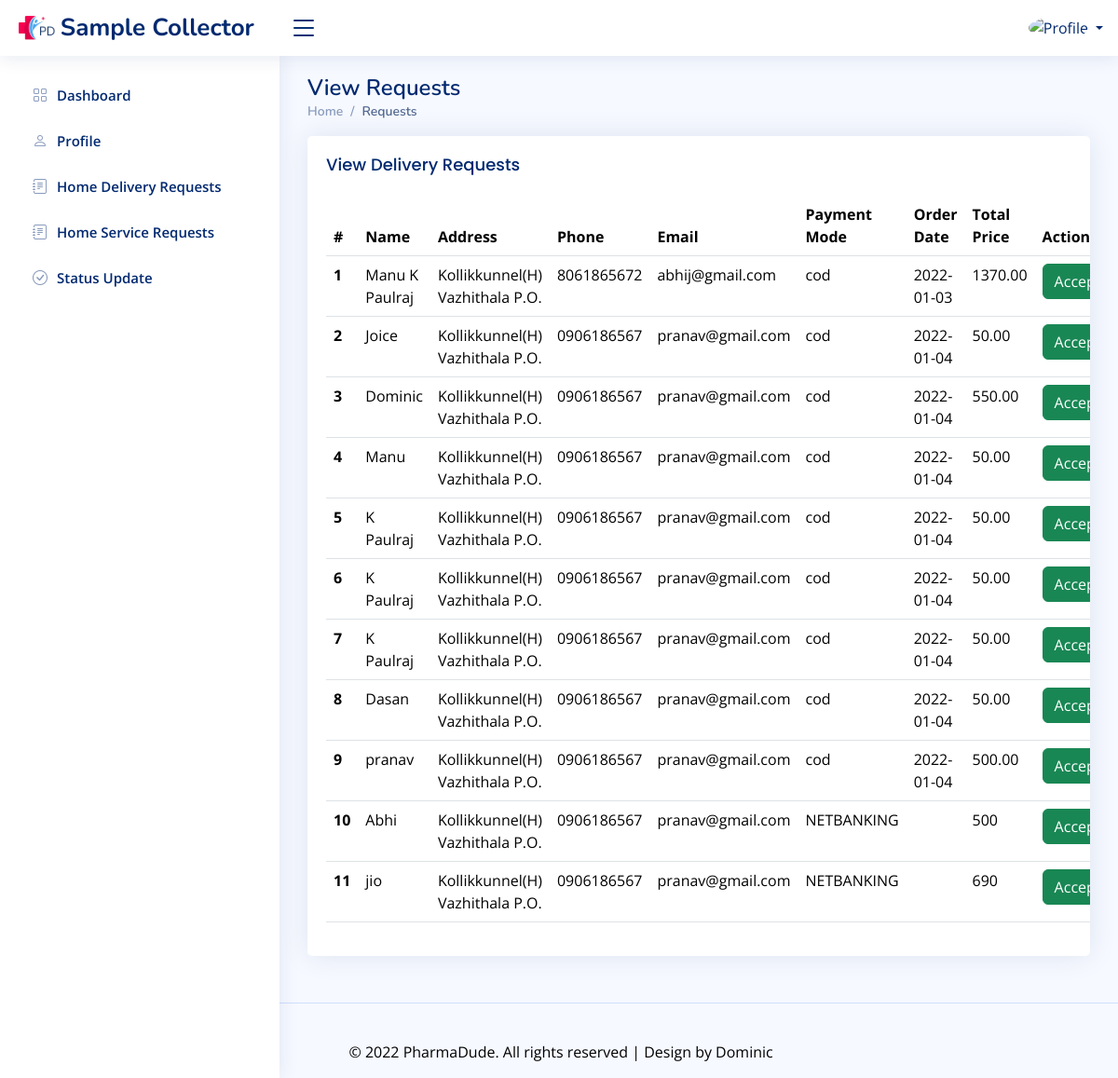
/scollector/hreq.php, run on the app's committed database.
### tables this page shows
CREATE TABLE `orders` (
  `orderid` int(11) NOT NULL,
  `name` varchar(24) NOT NULL,
  `address` varchar(500) NOT NULL,
  `phone` varchar(10) NOT NULL,
  `emailid` varchar(30) NOT NULL,
  `paymentmode` varchar(10) NOT NULL,
  `orderdate` date DEFAULT NULL,
  `status` varchar(2) NOT NULL DEFAULT '0',
  `price` varchar(10) NOT NULL
);

### scollector/hreq.php (the view, shortened to what this page needs)
<?php
require "header.php";
$sql="select * from orders where status=0";
$a=mysqli_query($conn,$sql);
?>
<main id="main" class="main">
  <div class="pagetitle">
    <h1>View Requests</h1>
    <nav>
      <ol class="breadcrumb">
        <li class="breadcrumb-item"><a href="../index.html">Home</a></li>
        <li class="breadcrumb-item active">Requests</li>
      </ol>
    </nav>
  </div>
  <section class="section">
    <div class="row">
      <div class="col-lg-12">
        <div class="card">
          <div class="card-body">
            <h5 class="card-title">View Delivery Requests</h5>
            <table class="table datatable">
              <thead>
                <tr>
                  <th scope="col">#</th>
                  <th scope="col">Name</th>
                  <th scope="col">Address</th>
                  <th scope="col">Phone</th>
                  <th scope="col" >Email</th>
                   <th scope="col">Payment Mode</th>
                  <th scope="col" >Order Date</th>
                  <th scope="col" >Total Price</th>
                  <th scope="col" >Action</th>
                </tr>
              </thead>
              <tbody>
                <?php
                $n=1;
                while($row=mysqli_fetch_assoc($a))
                {
                    $em=$row['orderid'];
                  ?>
                  <tr>
                    <th scope="row"><?php echo $n; $n=$n+1;?></th>
                    <td><?php echo $row['name']?></td>
                    <td><?php echo $row['address']?></td>
                  <td><?php echo $row['phone'];?></td>
                  <td><?php echo $row['emailid'];?></td>
                  <td><?php echo $row['paymentmode'];?></td>
                  <td><?php echo $row['orderdate'];?></td>
                  <td><?php echo $row['price'];?></td>
                  <td><a class="btn btn-success"  href="hreqin.php?id=<?php echo $em; ?>">Accept</a></td>
              </tr>
              <?php
            }
            ?>
          </tbody>
        </table>
      </div>
    </div>
  </div>
</div>
</section>
</main>
<?php
require "footer.php";
?>

### scollector/assets/css/style.css (style rules this page uses)
:root { scroll-behavior: smooth; }
body { font-family: "Open Sans", sans-serif; background: #f6f9ff; color: #444444; }
a { color: #4154f1; text-decoration: none; }
h1, h2, h3, h4, h5, h6 { font-family: "Nunito", sans-serif; }
#main { margin-top: 60px; padding: 20px 30px; transition: all 0.3s; }
.pagetitle { margin-bottom: 10px; }
.pagetitle h1 { font-size: 24px; margin-bottom: 0; font-weight: 600; color: #012970; }
.card { margin-bottom: 30px; border: none; border-radius: 5px; box-shadow: 0px 0 30px rgba(1, 41, 112, 0.1); overflow: hidden; }
.card-title { padding: 20px 0 15px 0; font-size: 18px; font-weight: 500; color: #012970; font-family: "Poppins", sans-serif; }
.card-body { padding: 0 20px 20px 20px; }
.breadcrumb { font-size: 14px; font-family: "Nunito", sans-serif; color: #899bbd; font-weight: 600; }
.breadcrumb a { color: #899bbd; transition: 0.3s; }
.breadcrumb .breadcrumb-item::before { color: #899bbd; }
.breadcrumb .active { color: #51678f; font-weight: 600; }
@media (min-width: 1200px) { #main, #footer { margin-left: 300px; } }

### data on the page
orders: name "Manu K Paulraj", address "Kollikkunnel(H) Vazhithala P.O.", phone "8061865672", emailid "abhij@gmail.com", paymentmode "cod", orderdate "2022-01-03", price "1370.00"
orders: name "Joice", address "Kollikkunnel(H) Vazhithala P.O.", phone "0906186567", emailid "pranav@gmail.com", paymentmode "cod", orderdate "2022-01-04", price "50.00"
orders: name "Dominic", address "Kollikkunnel(H) Vazhithala P.O.", phone "0906186567", emailid "pranav@gmail.com", paymentmode "cod", orderdate "2022-01-04", price "550.00"
orders: name "Manu", address "Kollikkunnel(H) Vazhithala P.O.", phone "0906186567", emailid "pranav@gmail.com", paymentmode "cod", orderdate "2022-01-04", price "50.00"
orders: name "K Paulraj", address "Kollikkunnel(H) Vazhithala P.O.", phone "0906186567", emailid "pranav@gmail.com", paymentmode "cod", orderdate "2022-01-04", price "50.00"
orders: name "K Paulraj", address "Kollikkunnel(H) Vazhithala P.O.", phone "0906186567", emailid "pranav@gmail.com", paymentmode "cod", orderdate "2022-01-04", price "50.00"
orders: name "K Paulraj", address "Kollikkunnel(H) Vazhithala P.O.", phone "0906186567", emailid "pranav@gmail.com", paymentmode "cod", orderdate "2022-01-04", price "50.00"
orders: name "Dasan", address "Kollikkunnel(H) Vazhithala P.O.", phone "0906186567", emailid "pranav@gmail.com", paymentmode "cod", orderdate "2022-01-04", price "50.00"
orders: name "pranav", address "Kollikkunnel(H) Vazhithala P.O.", phone "0906186567", emailid "pranav@gmail.com", paymentmode "cod", orderdate "2022-01-04", price "500.00"
orders: name "Abhi", address "Kollikkunnel(H) Vazhithala P.O.", phone "0906186567", emailid "pranav@gmail.com", paymentmode "NETBANKING", price "500"
orders: name "jio", address "Kollikkunnel(H) Vazhithala P.O.", phone "0906186567", emailid "pranav@gmail.com", paymentmode "NETBANKING", price "690"
